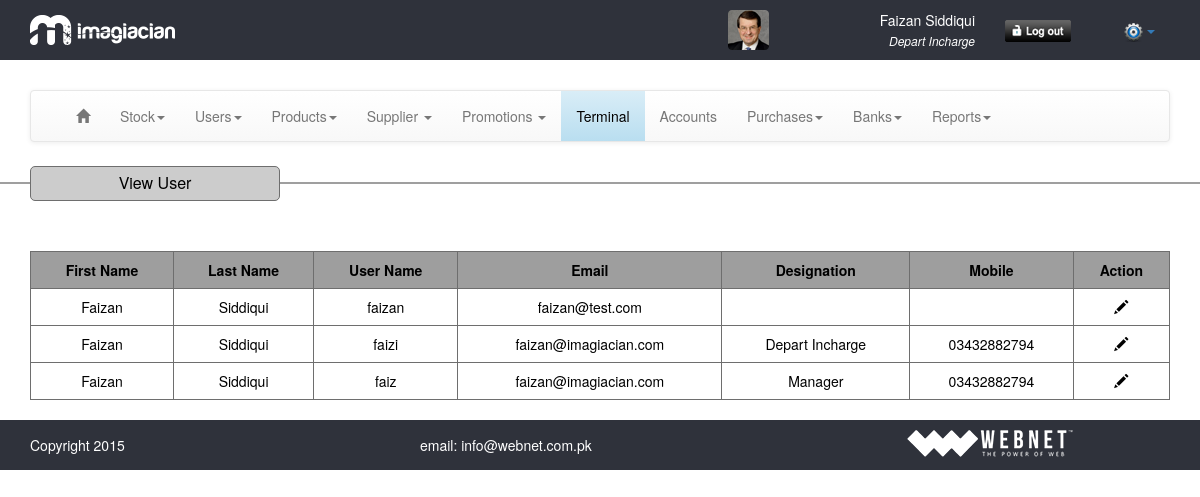
The app's page /view_user.php (signed in), older data.
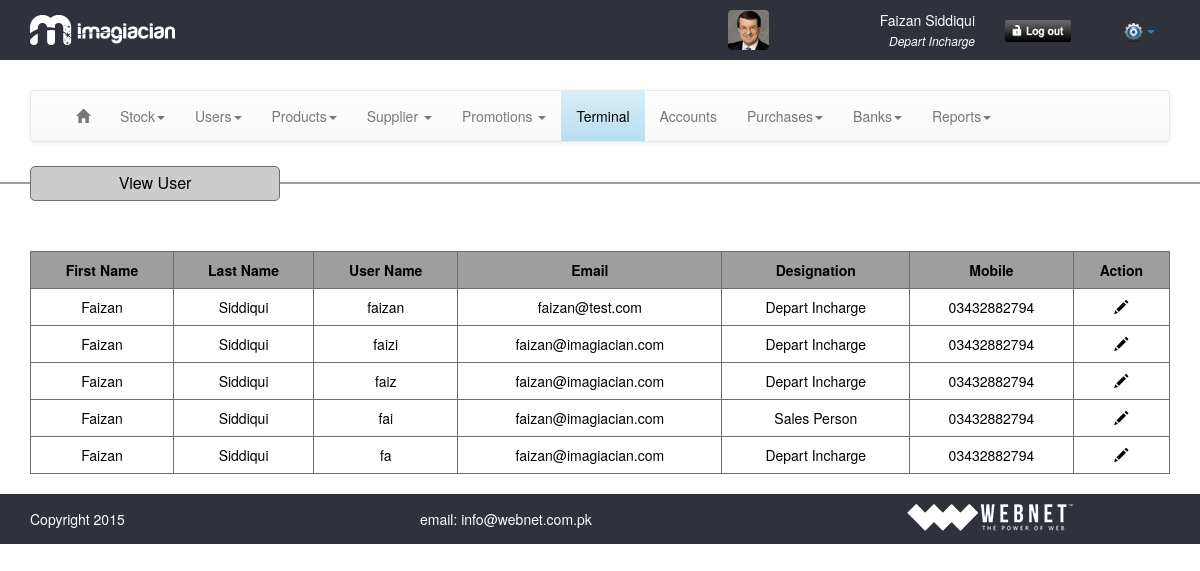
The same page, newer data.
### tables this page shows
CREATE TABLE IF NOT EXISTS `users` (
  `id` int(11) NOT NULL,
  `fname` varchar(32) NOT NULL,
  `lname` varchar(32) NOT NULL,
  `email` varchar(64) NOT NULL,
  `login` varchar(32) NOT NULL,
  `password` varchar(256) NOT NULL,
  `mobile` varchar(32) NOT NULL,
  `phone` varchar(32) NOT NULL,
  `address` varchar(256) NOT NULL,
  `city` varchar(32) NOT NULL,
  `country` varchar(32) NOT NULL,
  `nic` tinytext NOT NULL,
  `dob` varchar(32) NOT NULL,
  `photo` tinytext NOT NULL,
  `designation` varchar(32) NOT NULL,
  `capabilities` tinytext NOT NULL,
  `datetime` timestamp NOT NULL DEFAULT CURRENT_TIMESTAMP
);

### common/class.database.php (called while the page is built, shortened)
<?php
class Database {
    public $_DB;
    public $_query;
    public $_select = array();
    public $_action;
    public $_table;
    public function __construct() {
        try {
            $this->_DB = new PDO('mysql:host=' . DB_HOST . ';dbname=' . DB_NAME, DB_USER, DB_PASS);
            $this->_DB->setAttribute(PDO::ATTR_ERRMODE, PDO::ERRMODE_EXCEPTION);
        } catch (PDOException $e) {
            echo 'ERROR: ' . $e->getMessage();
        }
    }
    public function query($query) {
        try {
            $this->_query = $this->_DB->prepare(filter_var($query, FILTER_SANITIZE_STRING));
            $this->_query->execute();
            $this->_select = array();
        } catch (PDOException $e) {
            $er = $e->errorInfo;
            echo '<p style="font-family:arial; background:#F00; position:absolute; z-index:10000; color:#FFF; padding:5px;">ERROR: ' . $er[2] . '</p>';
        }
    }
    public function build_query() {
        $query = $this->_action;
        if ($this->_action == 'SELECT') {
            if (!empty($this->_select)) {
                foreach ($this->_select as $column_name => $name) {
                    $query .=' ' . $column_name . ' as ' . $name . ', ';
                }
            } else {
                $query .= ' *';
            }
            $query = rtrim($query, ', ');
        }
        if ($this->_action != 'UPDATE' && $this->_action != 'INSERT') {
            $query .= ' FROM ';
        }
        $query .= $this->_table;
        $this->query($query);
    }
    public function all_results($fetch_type = PDO::FETCH_OBJ) {
        return $this->_query->fetchAll($fetch_type);
    }
    public function from($table_name, $num_rows = NULL) {
        $this->_action = 'SELECT';
        $this->_table = $table_name;
        $this->build_query();
    }
}

### classes/class.user.php (called while the page is built, shortened)
<?php
class user extends database
{
	private $table_name;
	function __construct(){
		$this->table_name = 'users';
	}
	public function get_users($ID = NULL)
	{
		$this->from($this->table_name);
		return $this->all_results();
	}
}
 ?>

### view_user.php (the view, shortened to what this page needs)
<?php require_once 'header.php'; ?>
<section>
	<hr/>
	<div class="container">
		<div class="row">
			<div class="tableHeading">
				<p class="nomargin alignCenter">View User</p>
			</div>
			<div class="col-md-12">
				<?php
				$user = new user();
				$results = $user->get_users();
				if ($results) {
				?>
				<table border="1" cellpadding="0" cellspacing="0" class="table table-hover tableView">
					<tr>
						<th>First Name</th>
						<th>Last Name</th>
						<th>User Name</th>
						<th>Email</th>
						<th>Designation</th>
						<th>Mobile</th>
						<th>Action</th>
					</tr>
						<?php
						foreach($results as $res){
						$designation = $res->designation;
						echo '<tr>';
						echo '<td>'. $res->fname .'</td>';
						echo '<td>'. $res->lname .'</td>';
						echo '<td>'. $res->login .'</td>';
						echo '<td>'. $res->email.'</td>';
						echo '<td style="text-transform: capitalize;">'. str_replace("_"," ","$designation") .'</td>';
						echo '<td>'. $res->mobile .'</td>';
						echo '<td class="alignCenter"><a href="add_user.php?id='.$res->id.'"><span class="glyphicon glyphicon-pencil"></span></a></td>';
						echo '</tr>';
						}
						?>
				</table>
				<?php
				}else{
					echo 'Error';
				}
				?>
			</div>
</section>
<?php require_once 'footer.php'; ?>

Row changes from the older to the newer data that the page shows:
removed users: fname "Faizan", lname "Siddiqui", login "faiz", email "faizan@imagiacian.com", designation "Manager", mobile "03432882794"
changed users "faizan": designation (not shown) → "Depart Incharge"; mobile (not shown) → "03432882794"
added users: fname "Faizan", lname "Siddiqui", login "faiz", email "faizan@imagiacian.com", designation "Depart Incharge", mobile "03432882794"
added users: fname "Faizan", lname "Siddiqui", login "fai", email "faizan@imagiacian.com", designation "Sales Person", mobile "03432882794"
added users: fname "Faizan", lname "Siddiqui", login "fa", email "faizan@imagiacian.com", designation "Depart Incharge", mobile "03432882794"
